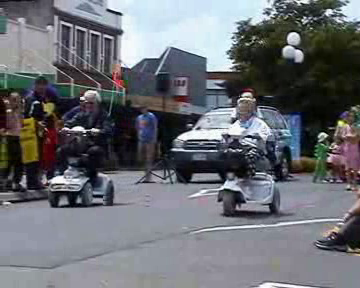
#> input picture frame 42 of lab3_anton/decoded.avi, 360 x 288 px, given in place of encoded.avi, which was not available
$ python decoder.py
#> lines starting #> are read from the running program, lines starting #| are printed output that depends on the picture; pictures that were not available may be replaced by others from this repository, and a replacement may not be noted
#import numpy as np
import cv2
import time

def apply_flow(img, flow):
    tmp = img
    for i in range(img.shape[0]):
        for j in range(img.shape[1]):
            for k in range(img.shape[2]):
                try:
                    tmp[int(i+flow[i,j,0]),int(j+flow[i,j,1]), k] = img[i,j,k]
                except Exception as e:
                    print(i,j,k)
                    print(img[i,j,k])
                    print(flow[i,j,0], flow[i,j,1])
    return tmp

fourcc = cv2.VideoWriter_fourcc(*'XVID')
out = cv2.VideoWriter('decoded.avi',fourcc, 20.0, (360,288))

dts = []

cap = cv2.VideoCapture('encoded.avi')
ret, prev = cap.read()
#> prev is the input picture: shape (288, 360, 3); mean B, G, R 114.4, 108.9, 106.4
prevgray = cv2.cvtColor(prev, cv2.COLOR_BGR2GRAY)
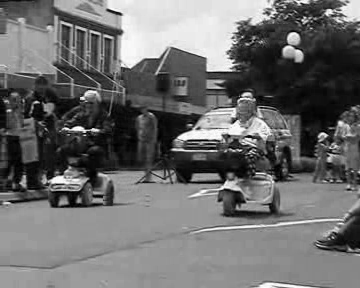
#> prevgray: shape (288, 360); min 0, max 255, mean 108.8
out.write(prev)
i = 0
while (True):
    ret, img = cap.read()
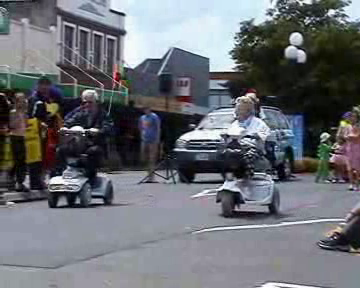
#> input picture frame 43 of lab3_anton/decoded.avi, 360 x 288 px, given in place of encoded.avi, which was not available
#> img is the input picture: shape (288, 360, 3); mean B, G, R 114.6, 108.9, 106.2
    if (ret == 0): break
    gray = cv2.cvtColor(img, cv2.COLOR_BGR2GRAY)
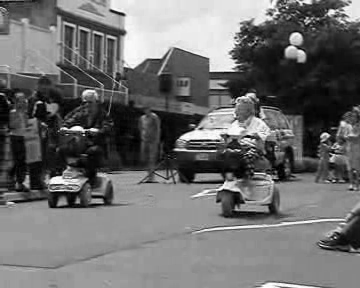
#> gray: shape (288, 360); min 0, max 255, mean 108.8
    flow = cv2.calcOpticalFlowFarneback(prevgray, gray, None, 0.5, 3, 15, 3, 5, 1.2, 0)
    prevgray = gray

    t1 = time.time()

    pred = apply_flow(prev, flow)
#> the loop in apply_flow, `for i in range(img.shape[0]):` made 288 passes
#> (printed output is left out)
#> after the loop in apply_flow, `for i in range(img.shape[0]):`:
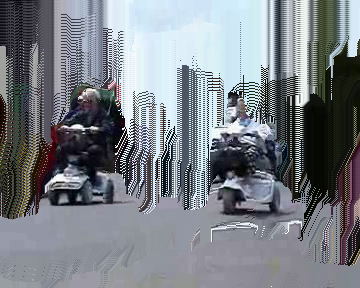
#> tmp: shape (288, 360, 3); mean B, G, R 134.2, 127.6, 122.8

    t2 = time.time()
    dt = t2 - t1
    dts.append(dt)

    cv2.imshow('pred', pred)
    prev = img
    out.write(pred)
    cv2.imwrite(f'decoded/decoded{i}.png', pred)
    i += 1
    out.write(img)

    ch = 0xFF & cv2.waitKey(5)
#> (key Esc is pressed here)
    if ch == 27:
        break
#!/usr/bin/python


f=open('times.txt','w')
for ele in dts:
    f.write(str(ele)+'\n')

f.close()

cap.release()
out.release()
cv2.destroyAllWindows()

$ run again, starting later in the video
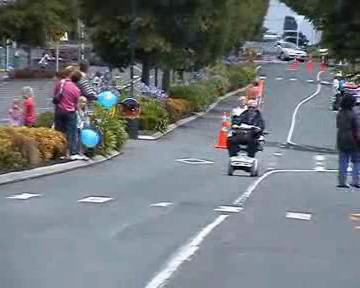
#> input picture frame 189 of lab3_anton/decoded.avi, 360 x 288 px, given in place of encoded.avi, which was not available
#> prev is the input picture: shape (288, 360, 3); mean B, G, R 123.2, 118.9, 114
#> `prevgray = cv2.cvtColor(prev, cv2.COLOR_BGR2GRAY)`:
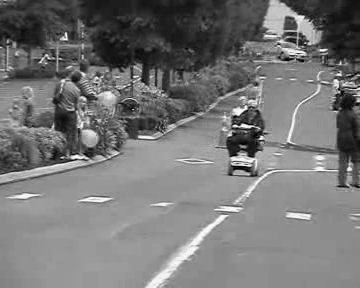
#> prevgray: shape (288, 360); min 0, max 255, mean 117.9
#> after the loop in apply_flow, `for i in range(img.shape[0]):`:
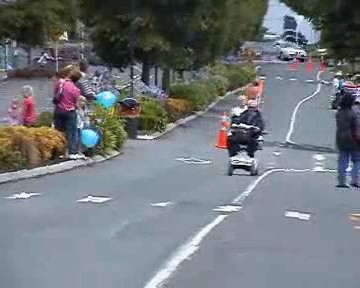
#> tmp: shape (288, 360, 3); mean B, G, R 123.4, 119, 114.1

$ run again, starting later in the video
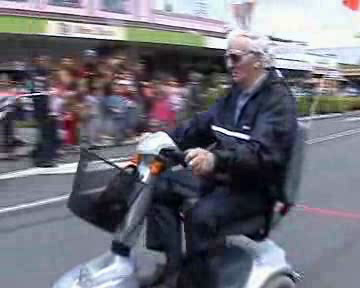
#> input picture frame 337 of lab3_anton/decoded.avi, 360 x 288 px, given in place of encoded.avi, which was not available
#> prev is the input picture: shape (288, 360, 3); mean B, G, R 119.9, 110.1, 110.7
#> `prevgray = cv2.cvtColor(prev, cv2.COLOR_BGR2GRAY)`:
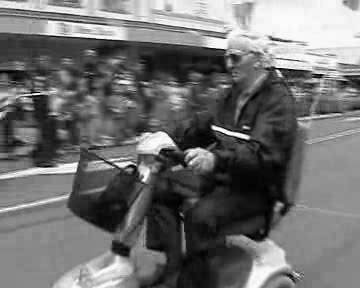
#> prevgray: shape (288, 360); min 0, max 255, mean 111.4
#> after the loop in apply_flow, `for i in range(img.shape[0]):`:
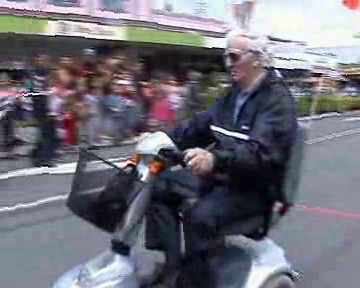
#> tmp: shape (288, 360, 3); mean B, G, R 120, 110.2, 110.7
